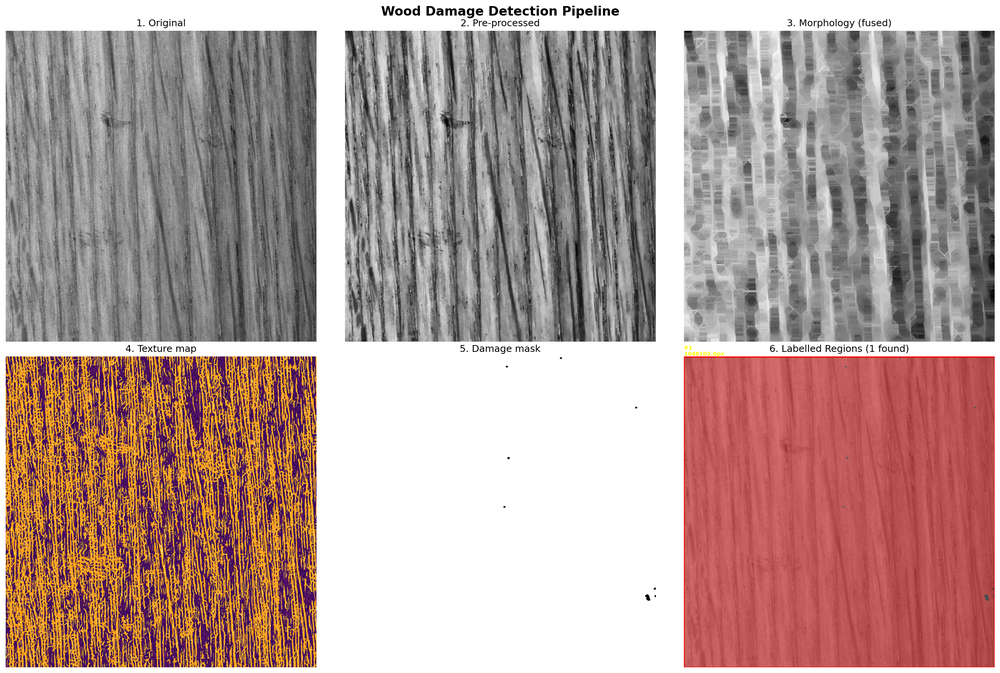
#> input picture wood_damage_result.png, 1000 x 673 px, shrunk from 2632 x 1771 before the run, given as the content of the folder wood, which was not available
$ jupyter execute griffin_wood_defect_detection.ipynb
#> lines starting #> are read from the running program, lines starting #| are printed output that depends on the picture; after the words box and inside, x2 and y2 are one past the last pixel; in counts of white or black regions, pixels touching at a corner belong together; pictures that were not available may be replaced by others from this repository, and a replacement may not be noted
[cell 1]
import numpy as np
import matplotlib.pyplot as plt
import matplotlib.patches as mpatches
from pathlib import Path
from PIL import Image

from skimage import color, filters, exposure, morphology, measure
from skimage.feature import local_binary_pattern
from skimage.filters import gabor_kernel
from skimage.morphology import (
    binary_opening, binary_closing, binary_dilation, disk, remove_small_objects
)
from skimage.measure import label, regionprops
from scipy import ndimage as ndi
from scipy.stats import wasserstein_distance

print("All imports successful.")

[cell 2]
# ── Paths ──────────────────────────────────────────────────────────────────────
INPUT_DIR  = Path("wood")
OUTPUT_DIR = Path("griffin_output")
OUTPUT_DIR.mkdir(exist_ok=True)

image_paths = sorted(INPUT_DIR.glob("*.png"))
print(f"Input  folder : {INPUT_DIR.resolve()}")
print(f"Output folder : {OUTPUT_DIR.resolve()}")
print(f"Images found  : {len(image_paths)}")
for p in image_paths:
    print(f"  {p.name}")

[cell 3]
# ── Gabor Filter Bank ──────────────────────────────────────────────────────────

def griffin_build_gabor_bank(frequencies=(0.1, 0.2, 0.35), n_orientations=6):
    """
    Build a bank of Gabor kernels at multiple frequencies and orientations.
    Each (frequency, orientation) pair is sensitive to a different texture pattern.
    Wood grain is highly directional, so defects show as outliers across orientations.
    """
#> called with frequencies = (0.1, 0.2, 0.35), n_orientations = 6
    kernels = []
    for freq in frequencies:
        for theta_idx in range(n_orientations):
            theta = theta_idx / n_orientations * np.pi
            kernel = gabor_kernel(freq, theta=theta, sigma_x=3, sigma_y=3)
            kernels.append((freq, theta, kernel))
    return kernels


def griffin_gabor_energy(gray, kernels):
    """
    Compute the Gabor energy response for each kernel and stack into a
    (H, W, n_kernels) array. Energy = sqrt(real^2 + imag^2).
    """
    energy_maps = []
    for _, _, kernel in kernels:
        real = ndi.convolve(gray, kernel.real, mode='reflect')
        imag = ndi.convolve(gray, kernel.imag, mode='reflect')
        energy_maps.append(np.sqrt(real**2 + imag**2))
#> after the loop, energy_maps = 18 items
#> the loop in griffin_gabor_anomaly_map, `for k in range(energy_stack.shape[-1]):` made 18 passes
#> rng on passes 1 to 12: 0.319, 0.261, 0.259, 0.297, 0.256, 0.278, 0.202, 0.139, 0.0979, 0.123, 0.105, 0.136
#> pass 1, in griffin_gabor_anomaly_map, `ch = energy_stack[..., k]`:
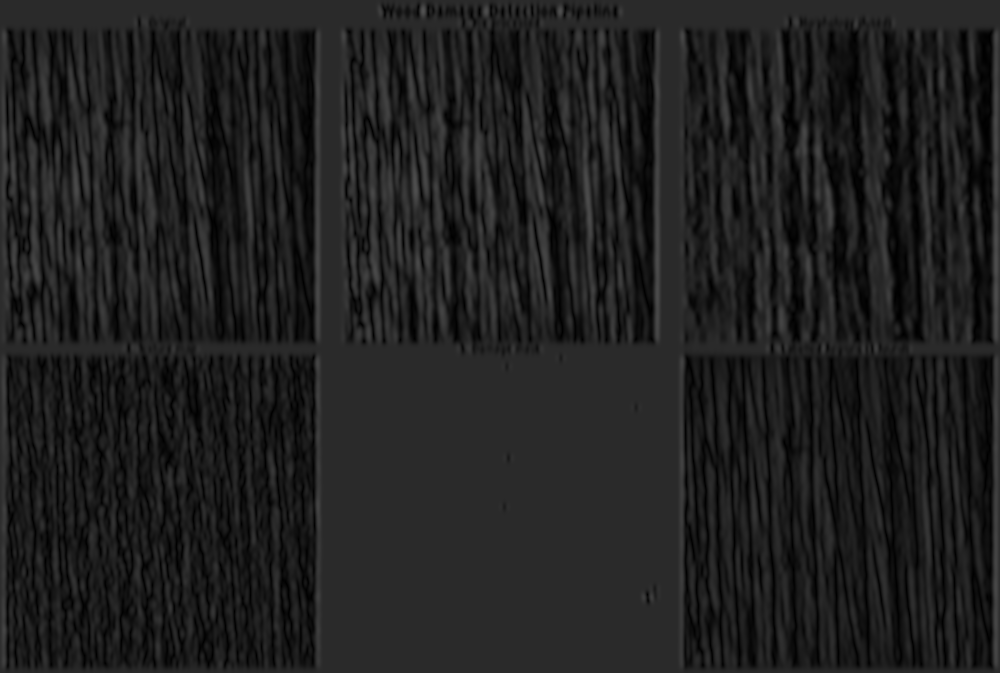
#> ch: shape (673, 1000) float64; min 0.000116, max 0.319, mean 0.126
    return np.stack(energy_maps, axis=-1)  # (H, W, n_kernels)


GABOR_BANK = griffin_build_gabor_bank()
print(f"Gabor bank built: {len(GABOR_BANK)} kernels")

[cell 4]
# ── LBP Texture Analysis ───────────────────────────────────────────────────────

LBP_RADIUS   = 3
LBP_N_POINTS = 8 * LBP_RADIUS   # 24
LBP_N_BINS   = LBP_N_POINTS + 2  # uniform LBP bins


def griffin_compute_lbp(gray):
    """Compute uniform LBP image."""
    return local_binary_pattern(gray, LBP_N_POINTS, LBP_RADIUS, method='uniform')


def griffin_lbp_histogram(lbp_patch):
    """Normalised LBP histogram for a patch."""
    hist, _ = np.histogram(lbp_patch, bins=LBP_N_BINS,
                           range=(0, LBP_N_BINS), density=True)
    return hist


def griffin_lbp_deviation_map(lbp, patch_size=32, stride=8):
    """
    Slide a window over the LBP image and compute the Wasserstein distance
    between each patch's histogram and the global (background) histogram.
    Regions that deviate strongly from the dominant wood-grain texture get
    a high score.
    """
#> called with patch_size = 32, stride = 8
    H, W = lbp.shape
#> H = 673; W = 1000
    global_hist = griffin_lbp_histogram(lbp)
#> in griffin_lbp_histogram, `hist, _ = np.histogram(lbp_patch, bins=LBP_N_BINS, range=(0, LBP_N_BIN..`: hist = 26 values, max 0.429 at index 25, min 0.00432 at index 6, mean 0.0385
#> global_hist has the same summary as hist in griffin_lbp_histogram

    score_map = np.zeros((H, W), dtype=np.float32)
#> score_map: shape (673, 1000) float32; every value is 0
    count_map = np.zeros((H, W), dtype=np.float32)

    for y in range(0, H - patch_size + 1, stride):
        for x in range(0, W - patch_size + 1, stride):
            patch = lbp[y:y+patch_size, x:x+patch_size]
            patch_hist = griffin_lbp_histogram(patch)
            dist = wasserstein_distance(global_hist, patch_hist)
            score_map[y:y+patch_size, x:x+patch_size] += dist
            count_map[y:y+patch_size, x:x+patch_size] += 1
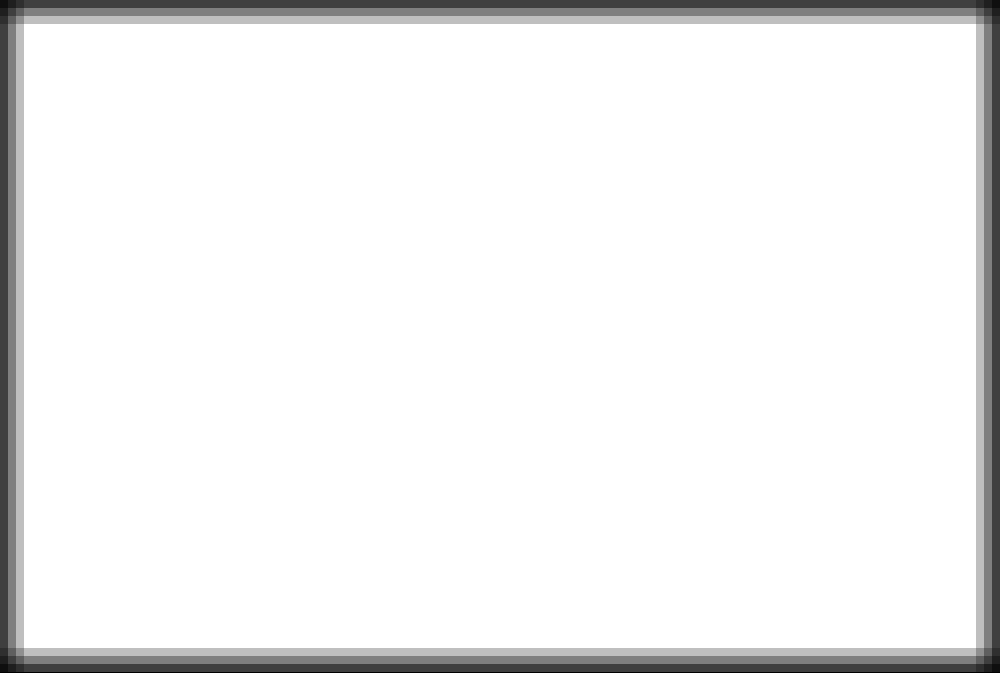
#> count_map: shape (673, 1000) float32; min 0, max 16, mean 15.04; drawn with min black and max white

    count_map[count_map == 0] = 1
#> count_map: shape (673, 1000) float32; 0.15% of pixels changed, all inside (x1, y1, x2, y2) = (0, 672, 1000, 673)
    score_map /= count_map
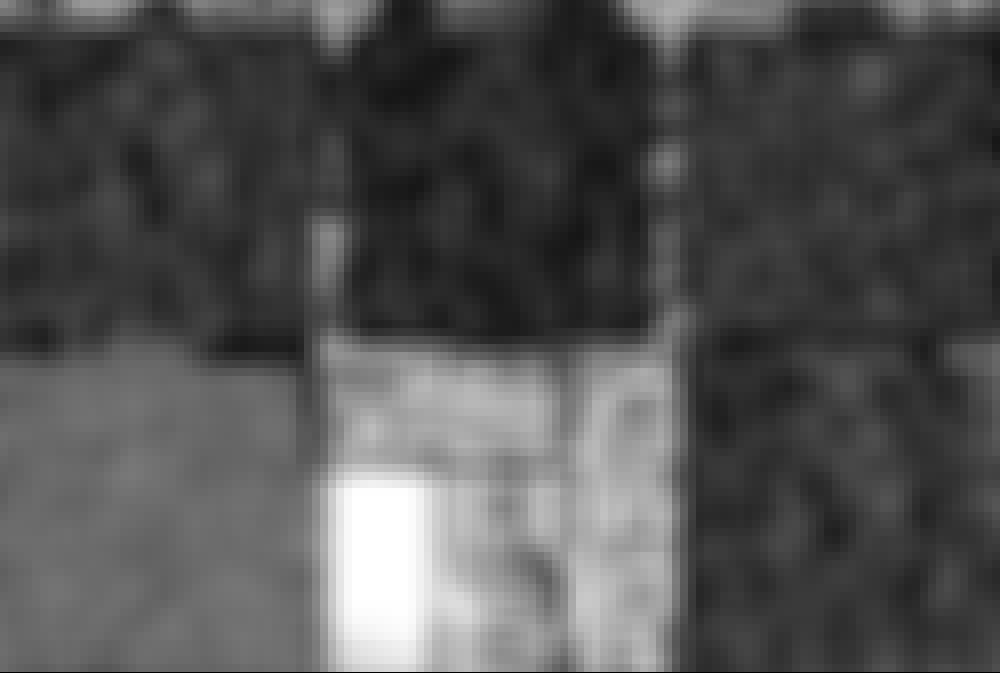
#> score_map: shape (673, 1000) float32; min 0, max 0.0439, mean 0.0143; drawn with min black and max white
    return score_map


print("LBP functions defined.")

[cell 5]
# ── Anomaly Score & Masking ────────────────────────────────────────────────────

def griffin_gabor_anomaly_map(energy_stack):
    """
    For each pixel, compute the std-dev of its Gabor energy vector across all
    kernels, then smooth. High std-dev = inconsistent response across
    orientations/frequencies = likely a defect breaking the grain pattern.
    """
    # Normalise each channel to [0,1] so frequencies don't dominate each other
    norm_stack = energy_stack.copy()
    for k in range(energy_stack.shape[-1]):
        ch = energy_stack[..., k]
        rng = ch.max() - ch.min()
        norm_stack[..., k] = (ch - ch.min()) / (rng + 1e-8)

    # Pixel-wise coefficient of variation across the filter bank
    mean_e = norm_stack.mean(axis=-1)
    std_e  = norm_stack.std(axis=-1)
    cv_map = std_e / (mean_e + 1e-8)

    # Smooth to suppress single-pixel noise
    cv_map = ndi.gaussian_filter(cv_map, sigma=3)
    return cv_map


def griffin_combine_scores(gabor_map, lbp_map, gabor_weight=0.55, lbp_weight=0.45):
    """Normalise both maps to [0,1] and compute a weighted sum."""
#> called with gabor_weight = 0.55, lbp_weight = 0.45
    def norm01(m):
        mn, mx = m.min(), m.max()
#> mn = 0.365; mx = 1.39
        return (m - mn) / (mx - mn + 1e-8)

    return gabor_weight * norm01(gabor_map) + lbp_weight * norm01(lbp_map)
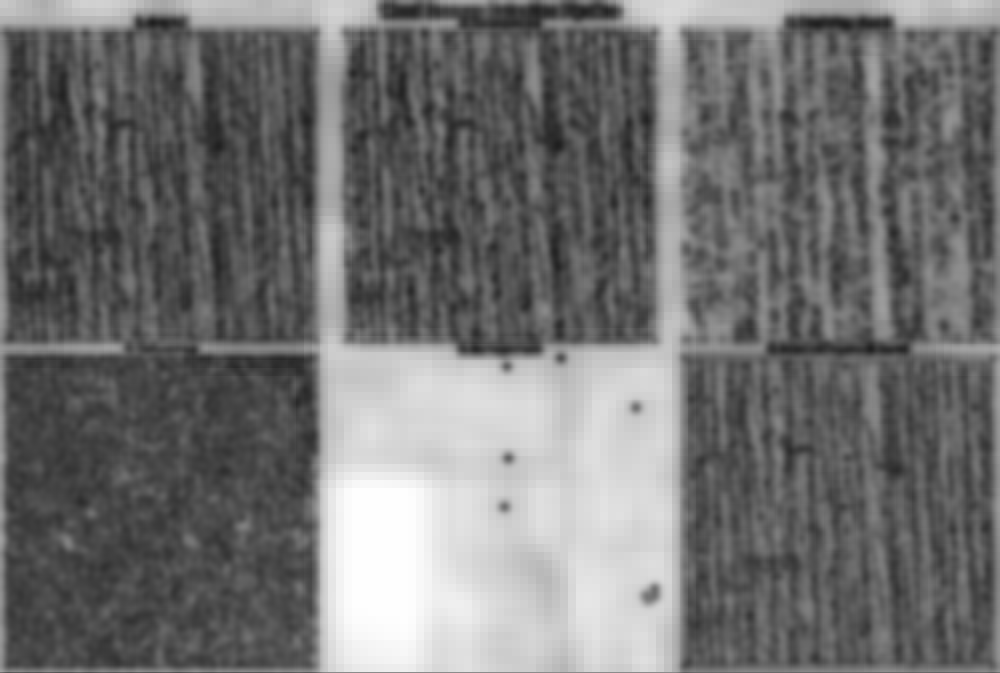
#> returned value: shape (673, 1000) float64; min 0.122, max 1, mean 0.448


def griffin_threshold_and_clean(score_map, percentile=92,
                                 min_area=120, close_radius=5, dilate_radius=3):
    """
    Threshold the anomaly score at `percentile`, then:
    - morphological closing fills small gaps
    - removes tiny noise regions
    - slight dilation to make boundaries visible
    """
#> called with percentile = 92, min_area = 120, close_radius = 5, dilate_radius = 3
    thresh = np.percentile(score_map, percentile)
#> thresh = 0.848
    binary = score_map > thresh
#> binary: shape (673, 1000) bool; 8% white; 8 white regions, largest, box (x1, y1, x2, y2) and area: (327, 416, 504, 672) 32969, (568, 392, 664, 672) 13575, (408, 376, 544, 448) 5312

    binary = binary_closing(binary, disk(close_radius))
#> binary: shape (673, 1000) bool; 8.2% white; 7 white regions, largest, box (x1, y1, x2, y2) and area: (327, 416, 504, 673) 33418, (568, 392, 664, 673) 14012, (408, 376, 544, 448) 5874
    binary = remove_small_objects(binary, min_size=min_area)
#> binary: shape (673, 1000) bool; 8.2% white; 5 white regions, box (x1, y1, x2, y2) and area: (327, 416, 504, 673) 33418, (568, 392, 664, 673) 14012, (408, 376, 544, 448) 5874, (528, 480, 560, 536) 1566, (664, 8, 680, 16) 128
    binary = binary_dilation(binary, disk(dilate_radius))
#> binary: shape (673, 1000) bool; 9.2% white; 5 white regions
    return binary


print("Anomaly scoring functions defined.")

[cell 6]
# ── Visualisation ──────────────────────────────────────────────────────────────

def griffin_overlay(img_rgb, mask, color=(1.0, 0.15, 0.15), alpha=0.45):
    """Red semi-transparent overlay on detected defect regions."""
#> called with color = (1, 0.15, 0.15), alpha = 0.45
    overlay = img_rgb.copy().astype(np.float64) / 255.0
    for c, val in enumerate(color):
        overlay[..., c] = np.where(mask, alpha * val + (1 - alpha) * overlay[..., c],
                                          overlay[..., c])
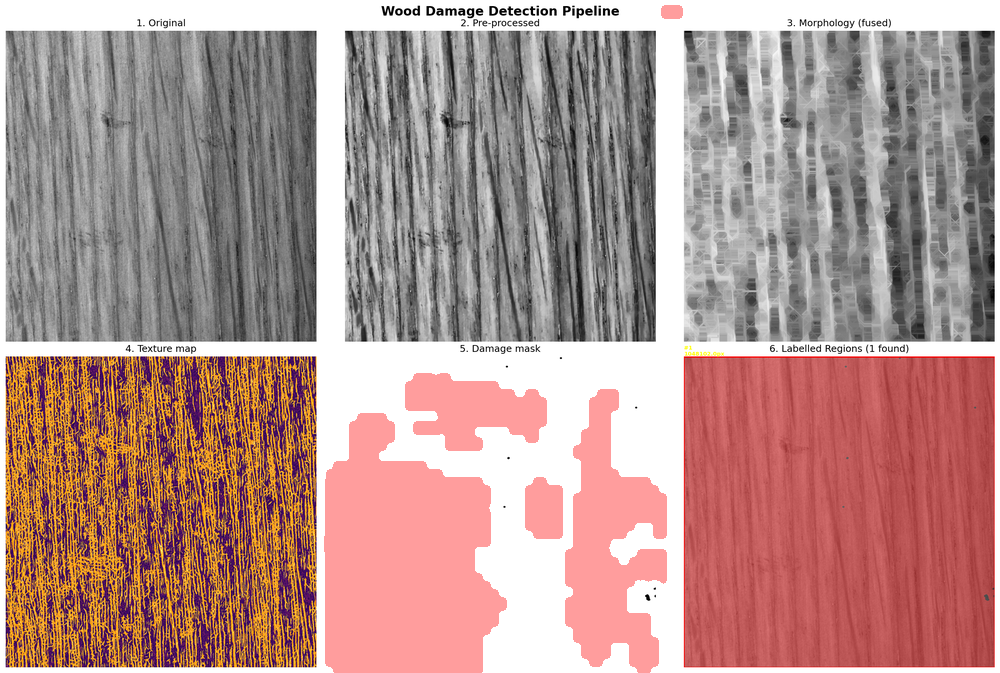
#> overlay: shape (673, 1000, 3) float64; mean R, G, B 0.7, 0.571, 0.553
    return np.clip(overlay, 0, 1)


def griffin_visualise_and_save(img_rgb, gray, score_map, mask, lbp_img,
                                image_name, output_dir):
    """5-panel figure: original | LBP | anomaly score | mask | overlay."""
    fig, axes = plt.subplots(1, 5, figsize=(26, 5))
    fig.suptitle(f"Griffin Texture Defect Detection — {image_name}",
                 fontsize=13, fontweight='bold', y=1.01)

    panels = [
        (img_rgb,                           "Original",       'gray'),
        (lbp_img,                           "LBP Texture",    'inferno'),
        (score_map,                         "Anomaly Score",  'hot'),
        (mask.astype(np.uint8) * 255,       "Defect Mask",    'gray'),
        (griffin_overlay(img_rgb, mask),    "Overlay",        None),
    ]

    for ax, (data, title, cmap) in zip(axes, panels):
        if cmap:
            ax.imshow(data, cmap=cmap)
        else:
            ax.imshow(data)
        ax.set_title(title, fontsize=10)
        ax.axis('off')
#> this loop made 5 passes
#> (title, cmap) on passes 1 to 5: ('Original', 'gray'), ('LBP Texture', 'inferno'), ('Anomaly Score', 'hot'), ('Defect Mask', 'gray'), ('Overlay', None)

    plt.tight_layout()
    stem = Path(image_name).stem
    out_path = output_dir / f"griffin_{stem}_result.png"
    plt.savefig(out_path, dpi=120, bbox_inches='tight')
    plt.show()
    plt.close(fig)
    return out_path


print("Visualisation functions defined.")

[cell 7]
# ── Full Detection Pipeline ────────────────────────────────────────────────────

def griffin_detect_defects(image_path, gabor_bank=GABOR_BANK,
                            percentile=92, min_area=120):
    """
    End-to-end defect detection for a single wood image.

    Steps
    -----
    1. Load image and convert to grayscale (CLAHE-enhanced for contrast).
    2. Apply Gabor filter bank → compute per-pixel energy coefficient of variation.
    3. Compute LBP → slide-window Wasserstein deviation map.
    4. Fuse scores, threshold, morphologically clean.
    5. Return mask + intermediate maps for visualisation.
    """
    # 1. Load
    img_pil = Image.open(image_path).convert('RGB')
    img_rgb = np.array(img_pil)
    gray_raw = color.rgb2gray(img_rgb)

    # Enhance contrast so subtle defects are not washed out
    gray = exposure.equalize_adapthist(gray_raw, clip_limit=0.025)

    # 2. Gabor energy anomaly
    energy_stack = griffin_gabor_energy(gray, gabor_bank)
    gabor_anom   = griffin_gabor_anomaly_map(energy_stack)

    # 3. LBP deviation
    lbp_img    = griffin_compute_lbp(gray)
    lbp_anom   = griffin_lbp_deviation_map(lbp_img)

    # 4. Fuse & threshold
    combined   = griffin_combine_scores(gabor_anom, lbp_anom)
    mask       = griffin_threshold_and_clean(combined, percentile=percentile,
                                             min_area=min_area)

    return img_rgb, gray, combined, mask, lbp_img


print("Detection pipeline defined.")

[cell 8]
# ── Region Stats Helper ────────────────────────────────────────────────────────

def griffin_region_stats(mask, image_name):
    """
    Label connected defect regions and print summary statistics:
    count, area, bounding-box, and a crude shape descriptor.
    """
#> called with image_name = 'wood_damage_result.png'
    labeled = label(mask)
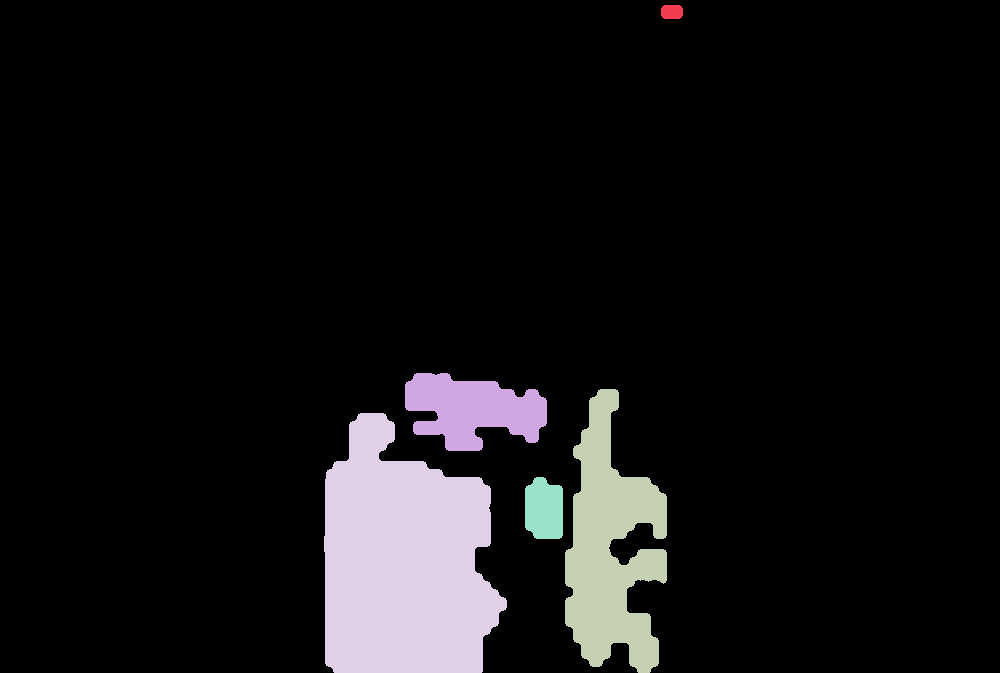
#> labeled: shape (673, 1000) int32; 6 distinct labels, from 0 to 5; one colour per label, 0 black
    props   = regionprops(labeled)
#> props = 5 regions; box (x1, y1, x2, y2) and area: (324, 413, 507, 673) 35553, (565, 389, 667, 673) 16883, (405, 373, 547, 451) 7312, (525, 477, 563, 539) 2074, (661, 5, 683, 19) 288

    print(f"\n{'─'*55}")
    print(f"  {image_name}  — {len(props)} defect region(s) detected")
#|   wood_damage_result.png  — 5 defect region(s) detected
    print(f"{'─'*55}")
    for i, prop in enumerate(props, 1):
        ar = prop.major_axis_length / (prop.minor_axis_length + 1e-3)
        shape = "crack/scratch" if ar > 4 else ("knot/hole" if prop.area > 800 else "speck")
        print(f"  Region {i:2d}: area={prop.area:6d}px  "
              f"bbox={tuple(int(v) for v in prop.bbox)}  "
              f"aspect={ar:.1f}  → {shape}")
#> this loop made 1 pass
#> (i, ar, shape) on pass 1: (1, 1.56, 'speck')
    return props


print("Stats helper defined.")

[cell 9]
# ── Run on All Images ──────────────────────────────────────────────────────────

all_results = {}  # image_name -> {mask, props, score_map}

for img_path in image_paths:
    print(f"\nProcessing {img_path.name} …", end=" ", flush=True)

    try:
        img_rgb, gray, score_map, mask, lbp_img = griffin_detect_defects(img_path)
        out_path = griffin_visualise_and_save(
            img_rgb, gray, score_map, mask, lbp_img,
            img_path.name, OUTPUT_DIR
        )
        props = griffin_region_stats(mask, img_path.name)
        all_results[img_path.name] = {
            'n_defects' : len(props),
            'total_area': sum(p.area for p in props),
            'output'    : str(out_path),
        }
        print(f"→ saved {out_path.name}")
    except Exception as e:
        print(f"ERROR: {e}")

print("\n✓ Done. All results in griffin_output/")

[cell 10]
# ── Summary Table ──────────────────────────────────────────────────────────────

print(f"\n{'Image':<12} {'Defect Regions':>16} {'Total Defect Area (px)':>24}")
print("─" * 54)
for name, info in sorted(all_results.items()):
    print(f"{name:<12} {info['n_defects']:>16} {info['total_area']:>24}")

total_detections = sum(v['n_defects'] for v in all_results.values())
print("─" * 54)
print(f"{'TOTAL':<12} {total_detections:>16}")
